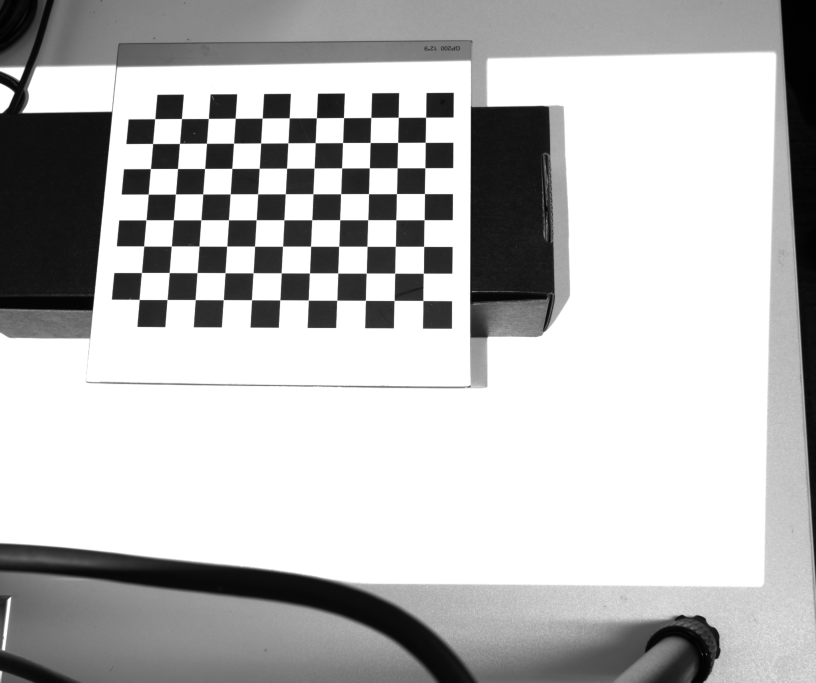
#> input picture images/stereocali/left_0.png, 2448 x 2048 px (shown at 1/3 size); its folder holds 2 pictures in this run
$ python test_repeatability.py ../images/stereocali
#> lines starting #> are read from the running program, lines starting #| are printed output that depends on the picture; long printed decimals are rounded
# Copyright (c) 2020. All Rights Reserved.
#
# usage: python blender_ws/test_repeatability.py '/media/ubuntu/pm951_jt/dataset_render/'

import os
import numpy as np
import cv2
import argparse

if __name__ == '__main__':
    parser = argparse.ArgumentParser()
    parser.add_argument('filepath', help='String Filepath')
    args = parser.parse_args()
    dataset_path = args.filepath
    dir_list = os.listdir(dataset_path)
    if dataset_path[-1] != '/': dataset_path = dataset_path + "/"
    print(dir_list)
    images = []
    for cur_file in dir_list:
        curr_path = dataset_path + cur_file
        if os.path.isfile(curr_path):
            print(curr_path)
            img = cv2.imread(curr_path, cv2.IMREAD_UNCHANGED)
#> img is the input picture: shape (2048, 2448); min 1, max 255, mean 185.1
            img = img * 30.0 # to mm
            images.append(img)
        if os.path.isdir(curr_path):
            pass
    print(len(images))
#| 2
    img_num = len(images)
#> img_num = 2
    print(images)
#> (printed output is left out)
    img_sum = images[0]
    for img in images[1:]:
        img_sum = img_sum + img
#> this loop made 1 pass
#> pass 1, `img_sum = img_sum + img`:
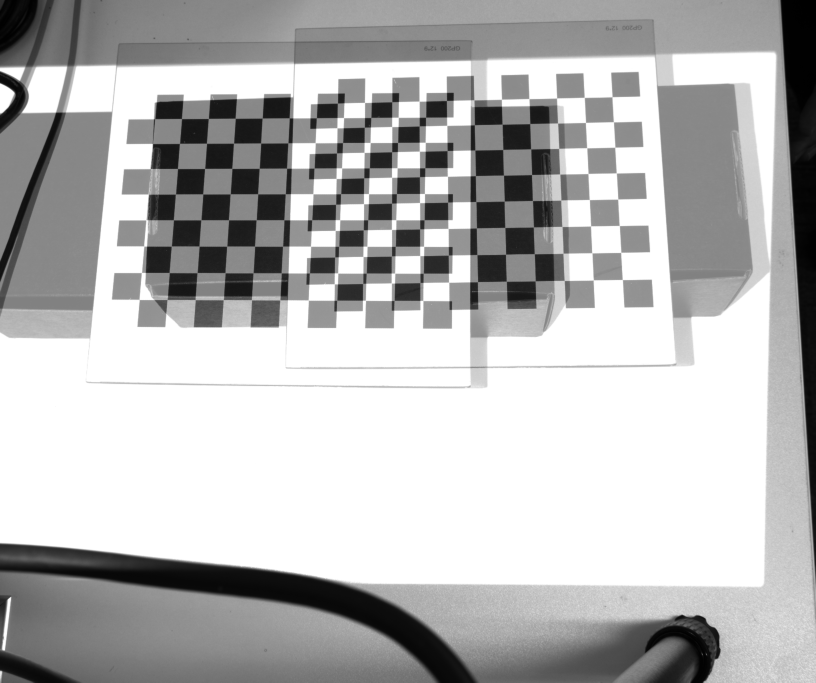
#> img_sum: shape (2048, 2448) float64 (shown at 1/3 size); min 30, max 15300, mean 10962.1; drawn with min black and max white

    for img in images:
        unvalid_points = np.where(img==0.0)
        print(unvalid_points)
        img_sum[unvalid_points] = 0
#> this loop made 2 passes
#> unvalid_points on passes 1 to 2: (empty array, empty array), 10 positions, rows 18 to 132, columns 2414 to 2445
#| (array([], dtype=int64), array([], dtype=int64))
#| (array([ 18,  46,  61,  82,  83,  90,  92,  93, 104, 132]), array([2431, 2441, 2444, 2443, 2414, 2441, 2415, 2436, 2445, 2429]))

    img_avg = img_sum / img_num

    repeatabilities = []
    for img in images:
        error = img - img_avg
        valid_points = np.where(img_avg>0.00000001)
        error = error[valid_points]
        # print(error)
        # print(np.sum(error))
        rep = np.average(abs(error))
        print("repeatability:")
        print(rep)
        repeatabilities.append(rep)
#> this loop made 2 passes
#> (valid_points, rep) on passes 1 to 2: (5013494 positions, rows 0 to 2047, columns 0 to 2447, 676), (5013494 positions, rows 0 to 2047, columns 0 to 2447, 676)
#| repeatability:
#| 675.963
#| repeatability:
#| 675.963
#> pass 1, `error = img - img_avg`:
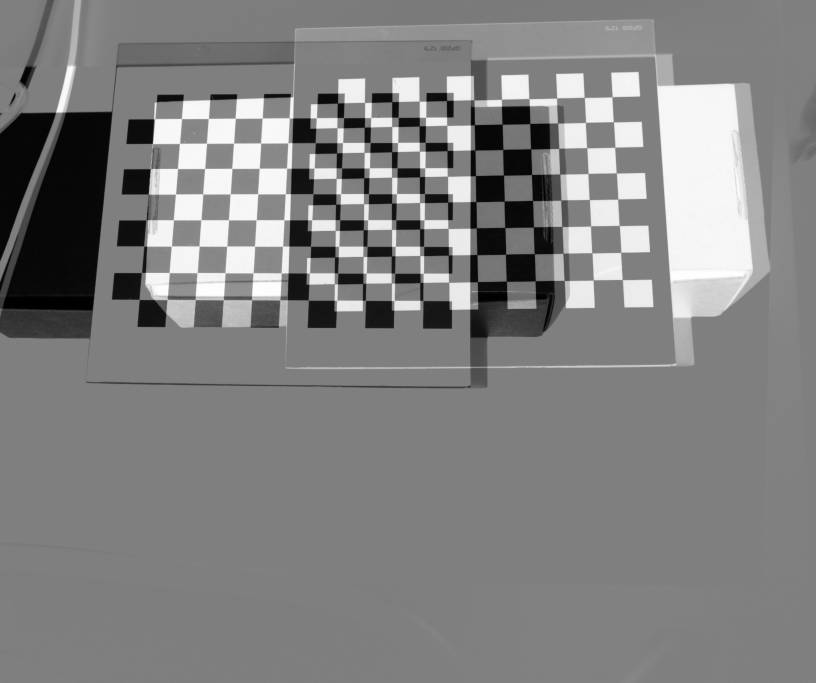
#> error: shape (2048, 2448) float64 (shown at 1/3 size); min -3765, max 3765, mean 71.5; drawn with min black and max white
#> pass 2, `error = img - img_avg`:
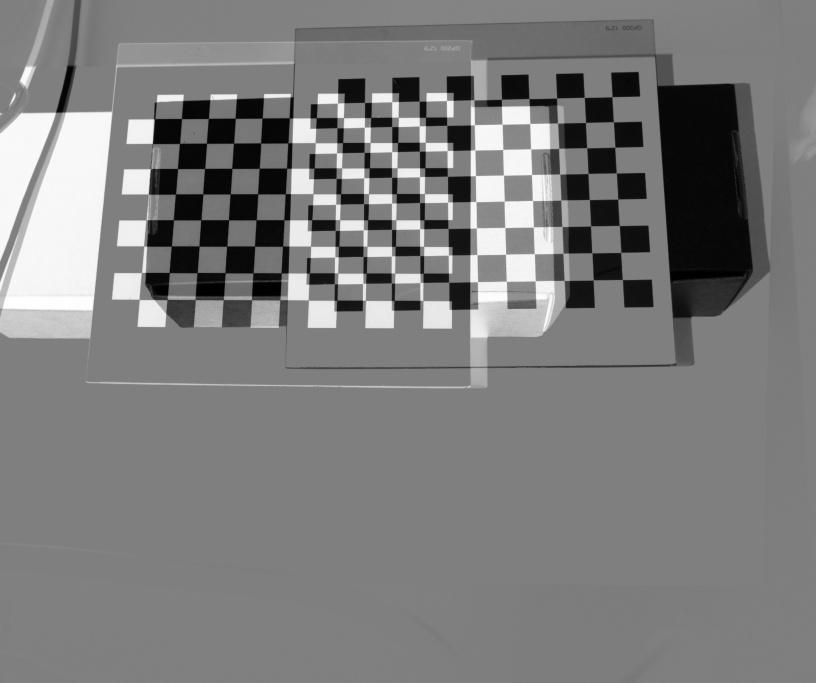
#> error: shape (2048, 2448) float64 (shown at 1/3 size); min -3765, max 3765, mean -71.5; drawn with min black and max white
#> after the loop, repeatabilities = [676, 676]
    avg_rep = np.average(np.array(repeatabilities))
#> avg_rep = 676
    print("avg repeatability:" + str(avg_rep))
#| avg repeatability:675.963

    exit()
#> (the program exits here)
